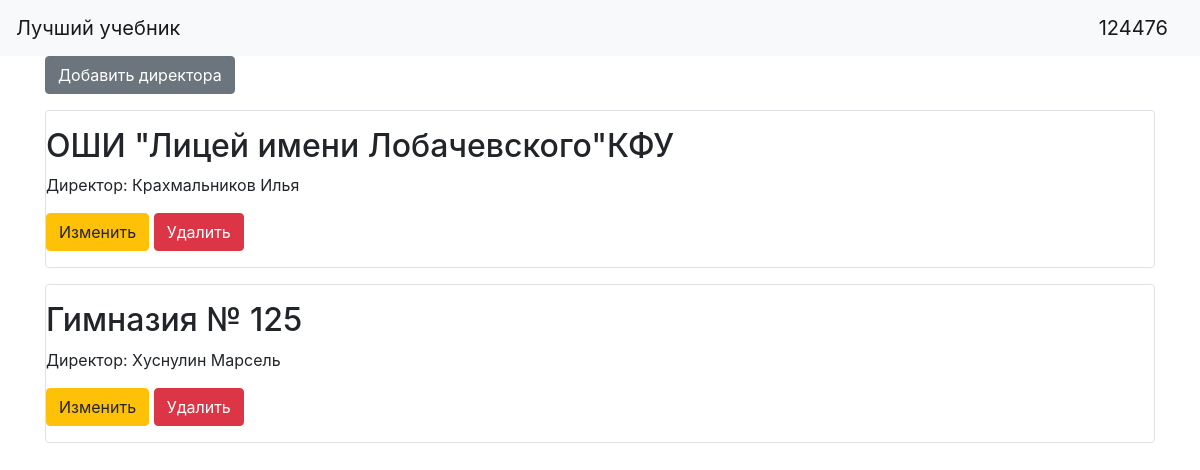
Page /developer (signed in) on the earlier database version.
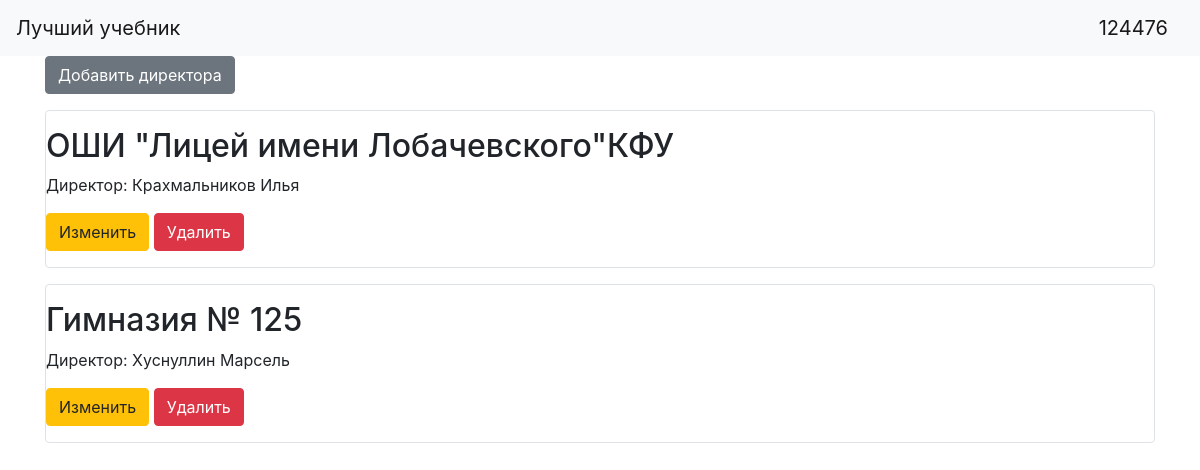
Same page on the later database version.
### data/admins.py (models this page shows, shortened)
class Admin(SqlAlchemyBase, UserMixin):
    __tablename__ = 'admins'
    id = sqlalchemy.Column(sqlalchemy.Integer,
                           primary_key=True, autoincrement=True)
    surname = sqlalchemy.Column(sqlalchemy.String, nullable=True)
    name = sqlalchemy.Column(sqlalchemy.String, nullable=True)
    login = sqlalchemy.Column(sqlalchemy.String, nullable=True)
    school = sqlalchemy.Column(sqlalchemy.String, nullable=True)
    email = sqlalchemy.Column(sqlalchemy.String, nullable=True)
    hashed_password = sqlalchemy.Column(sqlalchemy.String, nullable=True)

### main.py (the view)
@app.route("/developer")
def developer():
    if userUs:
        db_sess = db_session.create_session()
        a = []
        for i in db_sess.query(Admin).all():
            a.append([i.id, i.surname, i.name, i.school])
        return render_template("developer.html", news=a, us=us, nameUs=nameUs)
    else:
        return redirect("/")

### data/db_session.py (called while the page is built)
def create_session() -> Session:
    global __factory
    return __factory()

### main.py (called while the page is built)
@login_manager.user_loader
def load_user(user_id):
    db_sess = db_session.create_session()
    return db_sess.query(User).get(user_id)

### templates/developer.html (shortened to what this page needs)
<html lang="en">
<head>
</head>
<body>
{% extends "base.html" %}
{% block content %}
{% if us == "developer" %}
<a href="newAdmin" class="btn btn-secondary">Добавить директора</a>
{% for item in news%}
<div class="col-md6 border rounded">
    <h2>{{item[3]}}</h2>
    <div>
        Директор: {{item[1]}} {{item[2]}}
    </div>
    <div>
        <a href="newAdmin/{{ item[0] }}" class="btn btn-warning">
            Изменить
        </a>
        <a href="admin_delete/{{ item[0] }}" class="btn btn-danger">
            Удалить
        </a>
    </div>
</div>
{% endfor %}
{% endif %}
{% endblock %}

### templates/base.html (shortened to what this page needs)
<!doctype html>
<html lang="en">
<head>
    <link rel="stylesheet"
          href="https://stackpath.bootstrapcdn.com/bootstrap/4.4.1/css/bootstrap.min.css"
>
</head>
<body>
<header>
    <nav class="navbar navbar-light bg-light">
        <a class="navbar-brand" href="#">Лучший учебник</a>
        {% if us != "None" %}
            <a class="navbar-brand" href="/logout">{{ nameUs }}</a>
        {% else %}
            <p>
                <a class="btn btn-success" href="/login">Войти</a>
            </p>
        {% endif %}
    </nav>
</header>
<main role="main" class="container">
    {% block content %}{% endblock %}
</main>
</body>
</html>

Differences in the rows shown:
changed Admin "Гимназия № 125": surname "Хуснулин" → "Хуснуллин"
